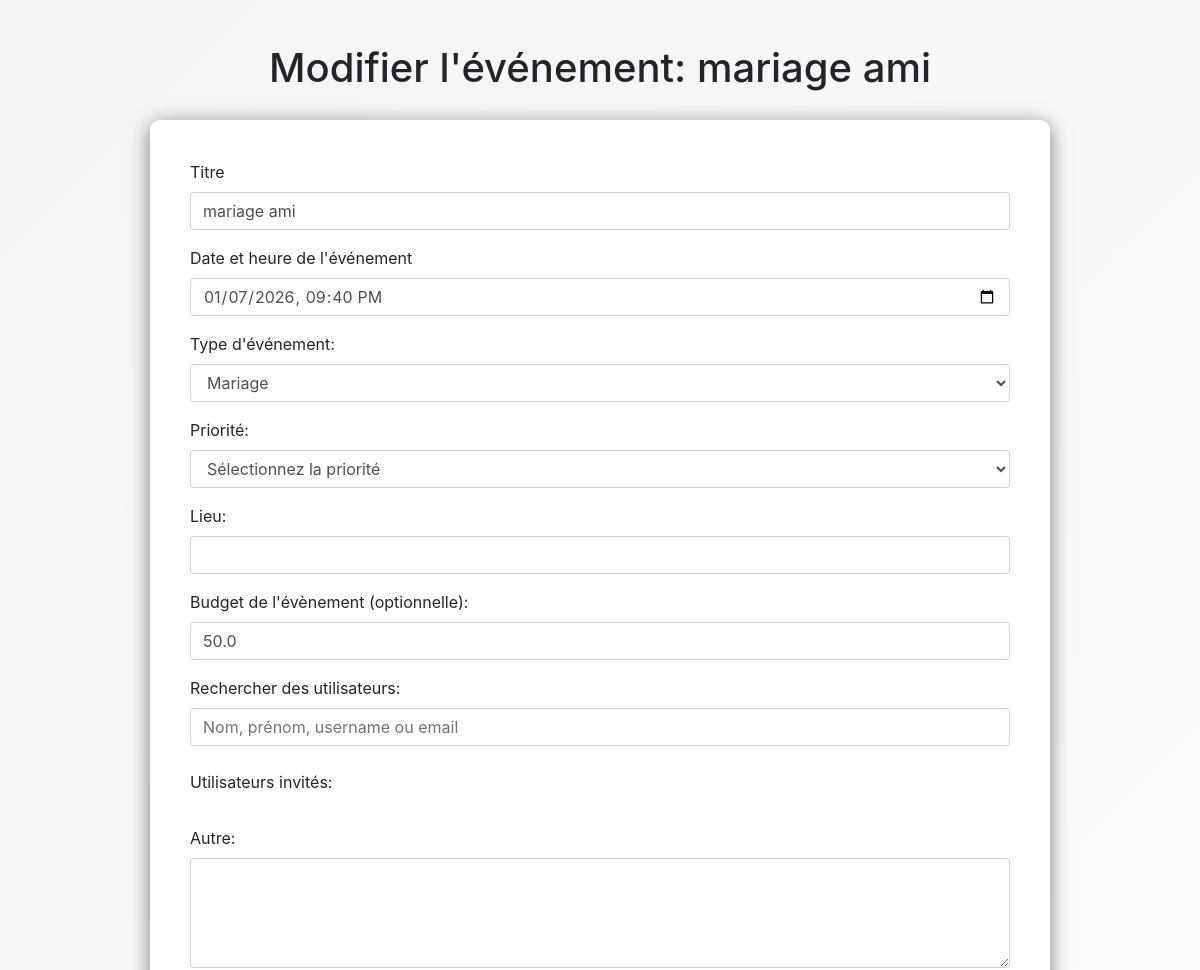
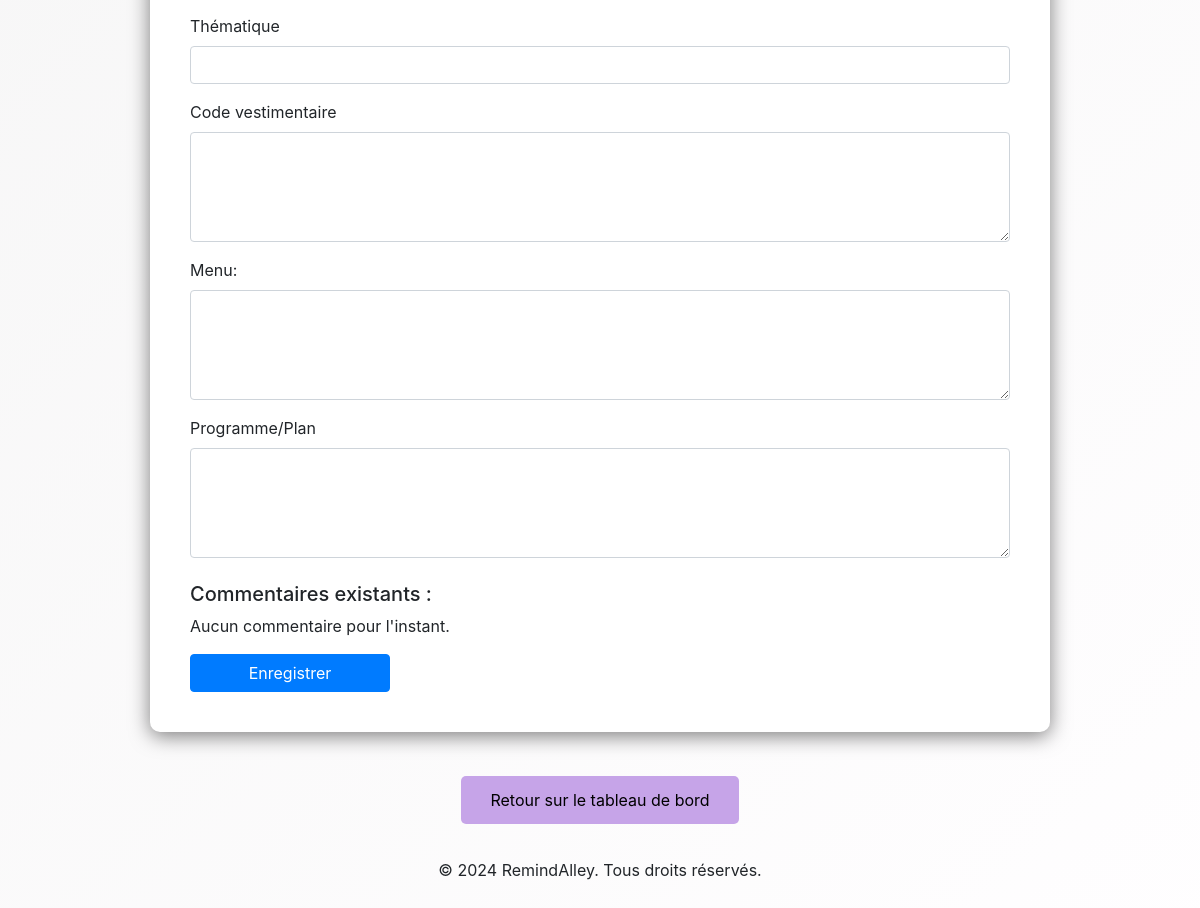
The app's page /user/edit_event/1 (signed in) with its own data (2 pictures, top to bottom).
### app/models/event.py (models this page shows)
class Event(db.Model):
    __tablename__ = 'event'
    id = db.Column(db.Integer, primary_key = True)
    title = db.Column(db.String(120), nullable=False)
    date = db.Column(db.DateTime, nullable=False)
    zoom_link = db.Column(db.String(500))
    budget = db.Column(db.Float)
    cost = db.Column(db.Float)
    description = db.Column(db.String(500))
    comments = db.Column(db.String(500))
    owner_id = db.Column(db.Integer, db.ForeignKey('user.id'), nullable=False)
    event_type = db.Column(db.String(50), nullable=False)
    priority = db.Column(db.String(50), nullable=False)
    location = db.Column(db.String(150))
    marriage_details = db.relationship('MarriageEvent', uselist=False, backref='event', cascade="all, delete-orphan")
    party_details = db.relationship('PartyEvent', uselist=False, backref='event', cascade="all, delete-orphan")
    meeting_details = db.relationship('MeetingEvent', uselist=False, backref='event', cascade="all, delete-orphan")
    festival_details = db.relationship('FestivalEvent', uselist=False, backref='event', cascade="all, delete-orphan")

### app/routes/user.py (the view, shortened to what this page needs)
@user_bp.route('/edit_event/<int:event_id>', methods=['GET', 'POST'])
def edit_event(event_id):
    event = Event.query.get_or_404(event_id)
    all_users = User.query.filter(User.id != event.owner_id).all()
    invited_user_ids = {user.id for user in event.invited_users}
    is_modifier_invited = current_user.id in invited_user_ids  # Vérifiez si le modificateur est un invité
    is_owner = current_user.id == event.owner_id
    users_to_add = set()
    users_to_remove = set()
    return render_template('edit_event.html', event=event, all_users=all_users, invited_user_ids=list(invited_user_ids), is_owner=is_owner)

### app/models/user.py (called while the page is built)
    @property
    def is_authenticated(self):
        return True

### app/templates/edit_event.html (shortened to what this page needs)
<!DOCTYPE html>
<html lang="fr">
<head>
    <link rel="stylesheet" href="{{ url_for('static', filename='css/style.css') }}">
    <link rel="stylesheet" href="{{ url_for('static', filename='css/modifyEvent.css') }}">
    <link rel="stylesheet" href="https://maxcdn.bootstrapcdn.com/bootstrap/4.5.2/css/bootstrap.min.css">
</head>
<body>
    <div class="container mt-4">
        <h1>Modifier l'événement: {{ event.title }}</h1>
        <form method="POST" id="modifEv">
            <div class="form-group">
                <label for="title">Titre</label>
                <input type="text" class="form-control" id="title" name="title" value="{{ event.title }}" {% if not is_owner %} readonly {% endif %}>
            </div>
            <div class="form-group">
                <label for="date">Date et heure de l'événement</label>
                <input
                    type="datetime-local"
                    class="form-control"
                    id="date"
                    name="date"
                    value="{{ event.date.strftime('%Y-%m-%dT%H:%M') }}"
                    required {% if not is_owner %} readonly {% endif %}>
            </div>
            <div class="form-group">
                <label for="eventType">Type d'événement:</label>
                {% if is_owner %}
                    <select id="eventType" name="event_type" class="form-control">
                        <option value="marriage" {% if event.event_type == 'marriage' %} selected {% endif %}>Mariage</option>
                    </select>
                {% else %}
                    <input type="text" class="form-control" id="eventType" value="{{ event.event_type }}" readonly>
                {% endif %}
            </div>
            <div class="form-group">
                <label for="priority">Priorité: </label>
                <select id="priority" name="priority" class="form-control" {% if not is_owner %} readonly {% endif %}>
                    <option value="">Sélectionnez la priorité</option>
                </select>
            </div>
            <div class="form-group">
                <label for="location">Lieu: </label>
                <input type="text" class="form-control" id="location" name="location" {% if not is_owner %} readonly {% endif %}>
            </div>
            <div class="form-group">
                <label for="budget">Budget de l'évènement (optionnelle): </label>
                <input type="number" class="form-control" id="budget" name="budget" value="{{ event.budget }}" {% if not is_owner %} readonly {% endif %}>
            </div>
            <div class="form-group">
                <label for="searchUsersEdit">Rechercher des utilisateurs:</label>
                <input type="text" id="searchUsersEdit" class="form-control" placeholder="Nom, prénom, username ou email" {% if not is_owner %} readonly {% endif %}>
            </div>
            <div class="form-group">
                <label>Utilisateurs invités:</label>
            </div>
            <div class="form-group">
                <label for="autre">Autre: </label>
                <textarea class="form-control" id="autre" name="autre" rows="4" {% if not is_owner %} readonly {% endif %}></textarea>
            </div>
            <div id="specificFields">
                {% if event.event_type == 'general' %}
                <div class="form-group">
                    <label for="cost">Coût par invité (optionnelle): </label>
                    <input type="number" class="form-control" id="cost" name="cost" value="{{ event.price_per_person}}" {% if not is_owner %} readonly {% endif %}>
                </div>
                <div class="form-group">
                    <label for="description">Description de l'évènement: </label>
                    <textarea class="form-control" id="description" name="description" rows="4" {% if not is_owner %} readonly {% endif %}></textarea>
                </div>
                {% elif event.event_type == 'marriage' %}
                <div class="form-group">
                    <label for="theme">Thématique</label>
                    <input type="text" class="form-control" id="theme" name="theme" {% if not is_owner %} readonly {% endif %}>
                </div>
                <div class="form-group">
                    <label for="dressCode">Code vestimentaire</label>
                    <textarea class="form-control" id="dressCode" name="dress_code" rows="4" {% if not is_owner %} readonly {% endif %}></textarea>
                </div>
                <div class="form-group">
                    <label for="menu">Menu: </label>
                    <textarea class="form-control" id="menu" name="menu" rows="4" {% if not is_owner %} readonly {% endif %}></textarea>
                </div>
                <div class="form-group">
                    <label for="programPlan">Programme/Plan</label>
                    <textarea class="form-control" id="programmePlan" name="programme_plan" rows="4" {% if not is_owner %} readonly {% endif %}></textarea>
                </div>
                {% elif event.event_type == 'party' %}
                <div class="form-group">
                    <label for="theme">Thématique</label>
                    <input type="text" class="form-control" id="theme" name="theme" {% if not is_owner %} readonly {% endif %}>
                </div>
                {% endif %}
            </div>
            <div class="comments-section mt-4">
                <h5>Commentaires existants :</h5>
                <ul class="list-group">
                    {% if event.comments %}
                        {% for comment in event.comments.split('\n') %}
                            <p>{{ comment }}</p>
                        {% endfor %}
                    {% else %}
                        <p>Aucun commentaire pour l'instant.</p>
                    {% endif %}
                </ul>
            </div>
            <button type="submit" class="btn btn-primary" id="modifBut">Enregistrer</button>
        </form>
        <br>
        <a href="{{ url_for('user.user_dashboard', user_id=current_user.id) }}" class="btn btn-secondary" id="ret_btn">Retour sur le tableau de bord</a>
    </div>
    <br>
    <footer class="footer_ra">
        <p>&copy; 2024 RemindAlley. Tous droits réservés.</p>
    </footer>
</body>
</html>

### app/static/css/style.css (style rules this page uses)
body { font-family: Verdana, Geneva, Tahoma, sans-serif; background: linear-gradient(135deg,#f4f4f4, #fffeff); color: #2b0a0a; height: 100vh; display: flex; flex-direction: column; text-align: center; justify-content: flex-start; align-items: center; padding: 10px; padding-top: 100px; margin: 0; overflow: auto; }
form { background: #ffffff; padding: 40px 40px; border-radius: 10px; box-shadow: 0px 4px 20px rgba(0, 0, 0, 0.5); max-width: 400px; width: 100%; margin: 0 auto; }
input { width: 70%; padding: 12px; margin: 10px 0; border: 1px solid #ced4da; border-radius: 5px; font-size: 1em; }
button { width: 50%; padding: 12px; color: white; border: none; border-radius: 5px; cursor: pointer; font-size: 1em; margin: 20px auto 0 auto; transition: background-color 0.3s ease; display: block; }

### app/static/css/modifyEvent.css (style rules this page uses)
body { font-family: Verdana, Geneva, Tahoma, sans-serif; background: linear-gradient(135deg,#f4f4f4, #fffeff); color: #2b0a0a; height: 100vh; display: flex; flex-direction: column; text-align: center; padding: 10px; overflow: hidden; margin: 0; padding: 0; }
h1 { margin-top: 100px; text-align: center; padding-bottom: 20px; }
.container { margin-top: 50px; max-height: 90vh; overflow-y: auto; padding: 20px; border-radius: 8px; }
.btn { width: fit-content; }
#ret_btn { width: 25%; padding: 12px; background-color: #c6a4e8; color: black; border: none; border-radius: 5px; cursor: pointer; font-size: 1em; margin: 20px auto 0 auto; transition: background-color 0.3s ease; display: block; text-decoration: none; text-align: center; }
#modifEv { max-width: 900px; }
#modifBut { width: 200px; }

### records on screen
Event: title "mariage ami", date "01/07/2026 21:40", event_type "Mariage", budget "50.0"
